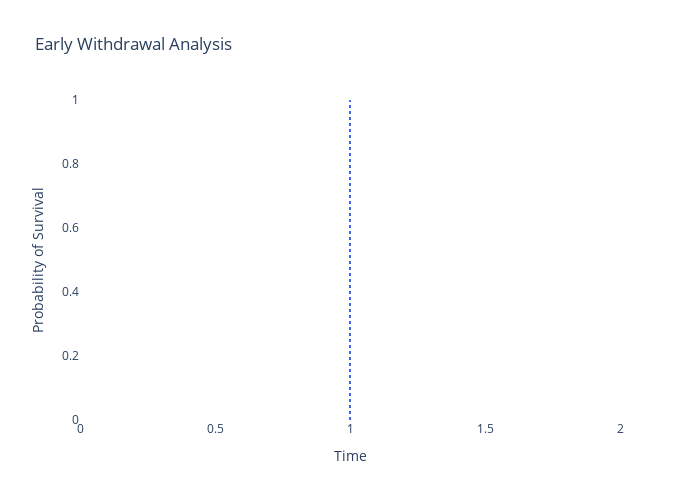

Source (notebook cell):
### Markdown cell above
#### Survival Analysis : scikit-survival - Kaplan-Meier Model

### Code cell
time_points, survival_probabilities, confidence_interval, median_survival_time = kaplan_meier_estimator_custom(df)

survival_probabilities_diff = survival_probabilities - 0.5
median_survival_time_adj = np.interp(min(survival_probabilities_diff), survival_probabilities_diff[::-1], time_points[::-1])

if max(survival_probabilities) > 0.5:  
    median_survival_time = median_survival_time
else:
    median_survival_time = median_survival_time_adj

fig = make_subplots(rows=1, cols=1, subplot_titles=(""))

fig.add_trace(go.Scatter(
    x=time_points,
    y=survival_probabilities,
    mode='lines',
    line=dict(color='darkorange'),
    name='Notional / Core Deposit'),
              row=1, col=1
             )

y_min = round(min(survival_probabilities),2)

fig.update_layout(
            title="Early Withdrawal Analysis",
            width=700,
            height=500,
            plot_bgcolor="#fff",
            showlegend=False,
            yaxis=dict(range=[y_min,1])
) 


fig.add_vline(x=median_survival_time_adj, line_width=2, line_dash="dot", line_color="royalblue")

fig.update_xaxes(title_text="Time", row=1, col=1)
fig.update_yaxes(title_text="Probability of Survival", row=1, col=1)

fig.show()

table_a = {'1-year Survival Probability (95% CI)': [],
           '1-year Early Withdrawal Probability (95% CI)': [],
           'Survival Time (Adjusted)': [],
           'Survival Time (Probability)': [],
           'Survival Time (Max)': []}

table_a['1-year Survival Probability (95% CI)'].append(round((np.interp(365.25, time_points[::1], survival_probabilities[::1]))*100,2))
table_a['1-year Early Withdrawal Probability (95% CI)'].append(round((1-np.interp(365.25, time_points[::1], survival_probabilities[::1]))*100,2))
table_a['Survival Time (Adjusted)'].append(round(median_survival_time_adj,0))
table_a['Survival Time (Probability)'].append(round((np.interp(median_survival_time_adj, time_points[::1], survival_probabilities[::1]))*100,2))
table_a['Survival Time (Max)'].append(round(median_survival_time,0))

table_a = pd.DataFrame(table_a)
display(HTML(table_a.to_html(index=False)))

### Figure 1 — Plotly figure (JSON) as saved in the notebook; plotly's stock layout.template omitted (floating-point values rounded to 4 significant figures)
{"data": [{"line": {"color": "darkorange"}, "mode": "lines", "name": "Notional / Core Deposit", "type": "scatter", "x": [1], "xaxis": "x", "y": [0.0], "yaxis": "y"}], "layout": {"height": 500, "plot_bgcolor": "#fff", "shapes": [{"line": {"color": "royalblue", "dash": "dot", "width": 2}, "type": "line", "x0": 1, "x1": 1, "xref": "x", "y0": 0, "y1": 1, "yref": "y domain"}], "showlegend": false, "title": {"text": "Early Withdrawal Analysis"}, "width": 700, "xaxis": {"anchor": "y", "domain": [0, 1], "title": {"text": "Time"}}, "yaxis": {"anchor": "x", "domain": [0, 1], "range": [0, 1], "title": {"text": "Probability of Survival"}}}}
